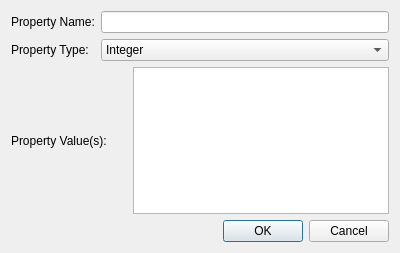
<?xml version="1.0" encoding="UTF-8"?>
<ui version="4.0">
 <class>PropertyEditorDialog</class>
 <widget class="QDialog" name="PropertyEditorDialog">
  <property name="geometry">
   <rect>
    <x>0</x>
    <y>0</y>
    <width>400</width>
    <height>253</height>
   </rect>
  </property>
  <property name="windowTitle">
   <string>Property Editor</string>
  </property>
  <layout class="QGridLayout" name="gridLayout">
   <item row="0" column="0">
    <layout class="QFormLayout" name="formLayout_2">
     <property name="fieldGrowthPolicy">
      <enum>QFormLayout::AllNonFixedFieldsGrow</enum>
     </property>
     <item row="0" column="0">
      <widget class="QLabel" name="label_28">
       <property name="text">
        <string>Property Name:</string>
       </property>
      </widget>
     </item>
     <item row="0" column="1">
      <widget class="QLineEdit" name="name"/>
     </item>
     <item row="1" column="0">
      <widget class="QLabel" name="label_27">
       <property name="text">
        <string>Property Type:</string>
       </property>
      </widget>
     </item>
     <item row="1" column="1">
      <widget class="QComboBox" name="type">
       <item>
        <property name="text">
         <string>Integer</string>
        </property>
       </item>
       <item>
        <property name="text">
         <string>Boolean</string>
        </property>
       </item>
       <item>
        <property name="text">
         <string>String</string>
        </property>
       </item>
       <item>
        <property name="text">
         <string>Enumeration</string>
        </property>
       </item>
      </widget>
     </item>
     <item row="2" column="0" colspan="2">
      <widget class="QStackedWidget" name="propertyValues">
       <property name="currentIndex">
        <number>2</number>
       </property>
       <widget class="QWidget" name="valuePage">
        <layout class="QGridLayout" name="gridLayout_2">
         <property name="margin">
          <number>0</number>
         </property>
         <item row="0" column="1">
          <widget class="QLineEdit" name="value"/>
         </item>
         <item row="0" column="0">
          <widget class="QLabel" name="label_29">
           <property name="text">
            <string>Property Value:</string>
           </property>
          </widget>
         </item>
        </layout>
       </widget>
       <widget class="QWidget" name="booleanPage">
        <layout class="QGridLayout" name="gridLayout_3">
         <property name="margin">
          <number>0</number>
         </property>
         <item row="0" column="0">
          <widget class="QLabel" name="label">
           <property name="text">
            <string>Property Value:</string>
           </property>
          </widget>
         </item>
         <item row="0" column="1">
          <widget class="QRadioButton" name="falseBoolean">
           <property name="text">
            <string>False</string>
           </property>
           <attribute name="buttonGroup">
            <string>buttonGroup</string>
           </attribute>
          </widget>
         </item>
         <item row="0" column="2">
          <widget class="QRadioButton" name="trueBoolean">
           <property name="text">
            <string>True</string>
           </property>
           <attribute name="buttonGroup">
            <string>buttonGroup</string>
           </attribute>
          </widget>
         </item>
        </layout>
       </widget>
       <widget class="QWidget" name="enumPage">
        <layout class="QGridLayout" name="gridLayout_4">
         <property name="verticalSpacing">
          <number>0</number>
         </property>
         <property name="margin">
          <number>0</number>
         </property>
         <item row="0" column="0">
          <widget class="QLabel" name="label_2">
           <property name="text">
            <string>Property Value(s):</string>
           </property>
          </widget>
         </item>
         <item row="0" column="1" colspan="2">
          <widget class="QTableView" name="enumView">
           <property name="selectionMode">
            <enum>QAbstractItemView::SingleSelection</enum>
           </property>
           <property name="textElideMode">
            <enum>Qt::ElideNone</enum>
           </property>
           <property name="showGrid">
            <bool>false</bool>
           </property>
           <property name="sortingEnabled">
            <bool>false</bool>
           </property>
           <property name="wordWrap">
            <bool>false</bool>
           </property>
           <property name="cornerButtonEnabled">
            <bool>false</bool>
           </property>
           <attribute name="horizontalHeaderStretchLastSection">
            <bool>true</bool>
           </attribute>
           <attribute name="verticalHeaderVisible">
            <bool>false</bool>
           </attribute>
          </widget>
         </item>
        </layout>
       </widget>
      </widget>
     </item>
    </layout>
   </item>
   <item row="1" column="0">
    <widget class="QDialogButtonBox" name="buttonBox">
     <property name="orientation">
      <enum>Qt::Horizontal</enum>
     </property>
     <property name="standardButtons">
      <set>QDialogButtonBox::Cancel|QDialogButtonBox::Ok</set>
     </property>
    </widget>
   </item>
  </layout>
 </widget>
 <resources/>
 <connections>
  <connection>
   <sender>buttonBox</sender>
   <signal>accepted()</signal>
   <receiver>PropertyEditorDialog</receiver>
   <slot>accept()</slot>
   <hints>
    <hint type="sourcelabel">
     <x>248</x>
     <y>254</y>
    </hint>
    <hint type="destinationlabel">
     <x>157</x>
     <y>274</y>
    </hint>
   </hints>
  </connection>
  <connection>
   <sender>buttonBox</sender>
   <signal>rejected()</signal>
   <receiver>PropertyEditorDialog</receiver>
   <slot>reject()</slot>
   <hints>
    <hint type="sourcelabel">
     <x>316</x>
     <y>260</y>
    </hint>
    <hint type="destinationlabel">
     <x>286</x>
     <y>274</y>
    </hint>
   </hints>
  </connection>
 </connections>
 <buttongroups>
  <buttongroup name="buttonGroup"/>
 </buttongroups>
</ui>
